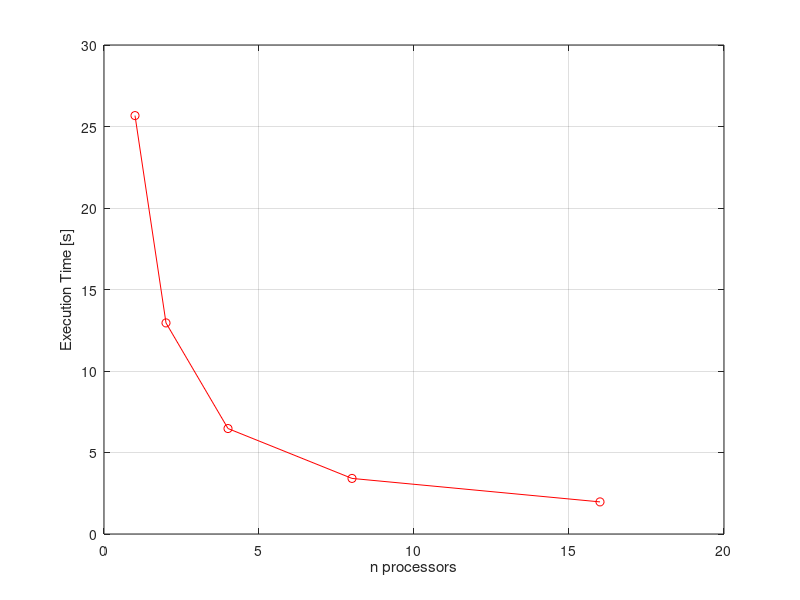
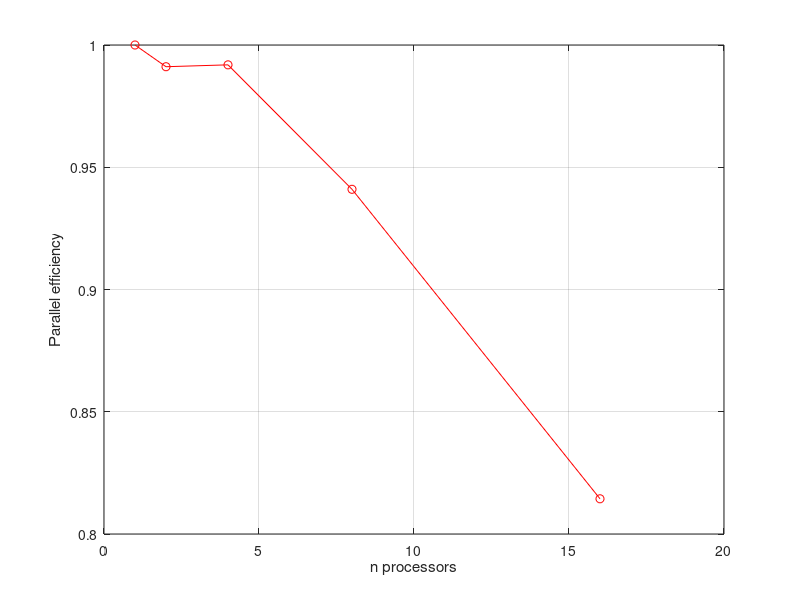

Recreate these plots in MATLAB, in order.
clc;close all;
%-----------------------------
%
%   plot of execution time
%
%-----------------------------


run_t = [ 25.67,12.95,6.47,3.41,1.97];
processors=[1,2,4,8,16];

para_eff=zeros(1,length(run_t));
for i=1:length(run_t)
    para_eff(i)=run_t(1)/(processors(i)*run_t(i));
end

h(1)=figure(1);
plot(processors, run_t, '-or');
grid on;
xlabel('n processors');
ylabel('Execution Time [s]');

h(2)=figure(2);
plot(processors, para_eff, '-or');
grid on;
xlabel('n processors');
ylabel('Parallel efficiency');



for i=1:length(h)
    print(h(i), '-depsc', sprintf('../report/figures/plot%i.eps',i));
end

avg=0
for i=1:(length(run_t)-1)
    avg=avg+run_t(i)./run_t(i+1);
end

avg=avg/4